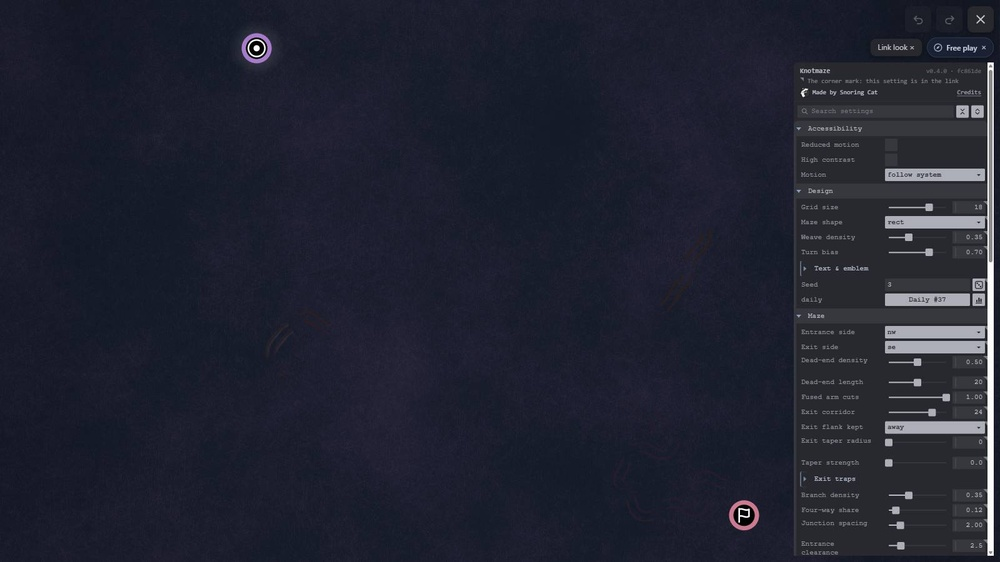
#> input picture .claude/probes/K1444/g2_50.jpg, 1000 x 562 px, shrunk from 1600 x 900 before the run
$ python specks.py ../K1444/g2_50.jpg
#> lines starting #> are read from the running program, lines starting #| are printed output that depends on the picture; after the words box and inside, x2 and y2 are one past the last pixel; in counts of white or black regions, pixels touching at a corner belong together
# K1627 s3: paper specks in a capture: islands of paper-coloured pixels (every channel > --lo, spread < --spread) that
# a square ring of non-paper pixels at radius 2..--rmax encloses (so an island fits in a (2 rmax - 1) px box), merged
# within --join px. Lists each (centre, paper px inside) and the count.
#   python specks.py <gf_b2.png> [--rmax 5] [--lo 195] [--spread 30] [--join 6] [--json out.json --maze L]
import sys, json
import numpy as np
from PIL import Image
a = sys.argv[1:]
opt = lambda n, d: a[a.index(n) + 1] if n in a else d
A = np.asarray(Image.open(a[0]).convert('RGB')).astype(int)
rmax = int(opt('--rmax', 5)); lo = int(opt('--lo', 195)); sp = int(opt('--spread', 30)); join = int(opt('--join', 6))
paper = (A.min(2) > lo) & (A.max(2) - A.min(2) < sp)
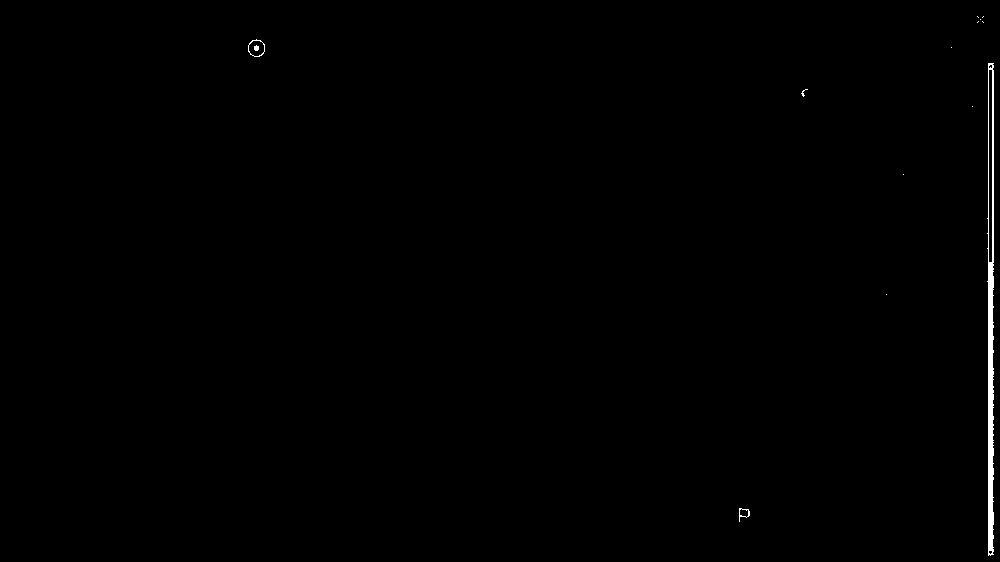
#> paper: shape (562, 1000) bool; 0.42% white; 14 white regions (10 under 20 px), largest, box (x1, y1, x2, y2) and area: (987, 63, 994, 556) 2184, (248, 39, 265, 57) 58, (739, 508, 750, 522) 47, (254, 45, 259, 51) 24
H, W = paper.shape
#> H = 562; W = 1000
P = np.pad(paper, rmax + 1, constant_values=True)
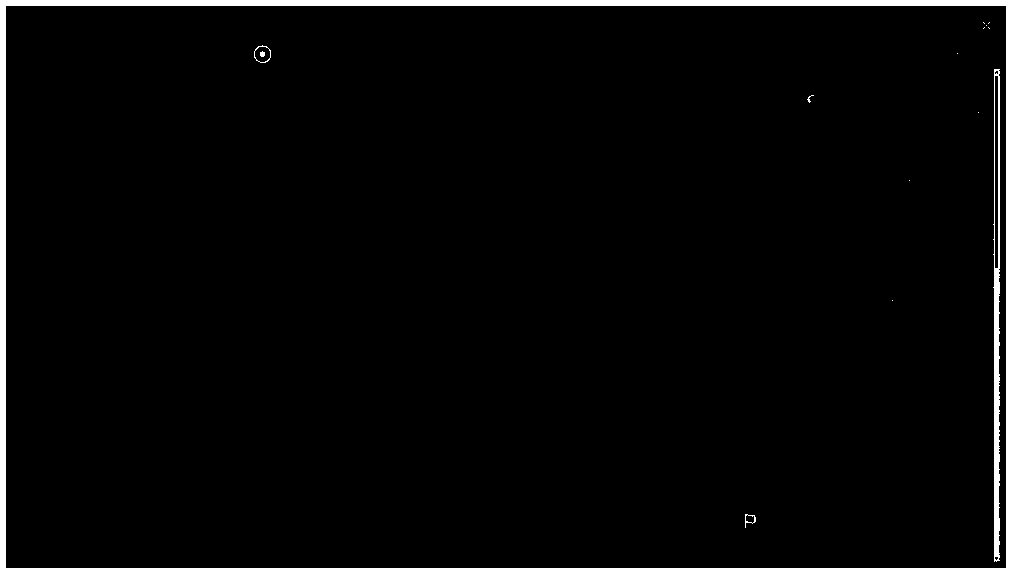
#> P: shape (574, 1012) bool; 3.7% white; 15 white regions (10 under 20 px), largest, box (x1, y1, x2, y2) and area: (0, 0, 1012, 574) 18888, (993, 69, 1000, 562) 2184, (254, 45, 271, 63) 58, (745, 514, 756, 528) 47, (260, 51, 265, 57) 24
def sh(dy, dx): return P[rmax + 1 + dy: rmax + 1 + dy + H, rmax + 1 + dx: rmax + 1 + dx + W]
hit = np.zeros_like(paper)
for r in range(2, rmax + 1):
    ring = np.zeros_like(paper)
    for t in range(-r, r + 1):
        ring |= sh(-r, t) | sh(r, t) | sh(t, -r) | sh(t, r)
    hit |= paper & ~ring
#> this loop made 4 passes
#> pass 1, `hit |= paper & ~ring`:
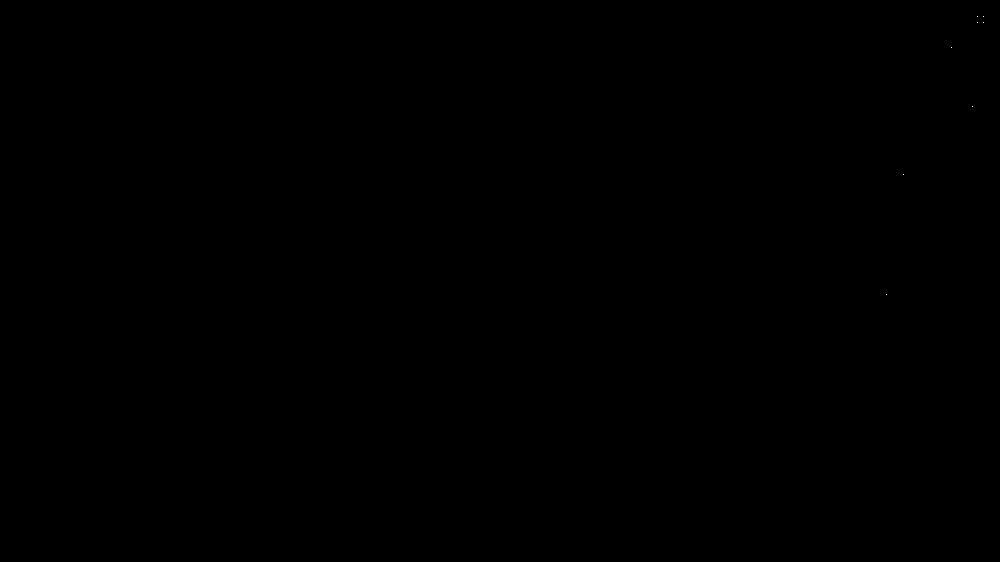
#> hit: shape (562, 1000) bool; 0% white in thin lines or dots, all inside (x1, y1, x2, y2) = (886, 16, 984, 295)
#> after the loop: hit: shape (562, 1000) bool; 0% white in thin lines or dots, all inside (x1, y1, x2, y2) = (255, 16, 984, 295)
#> after the loop:
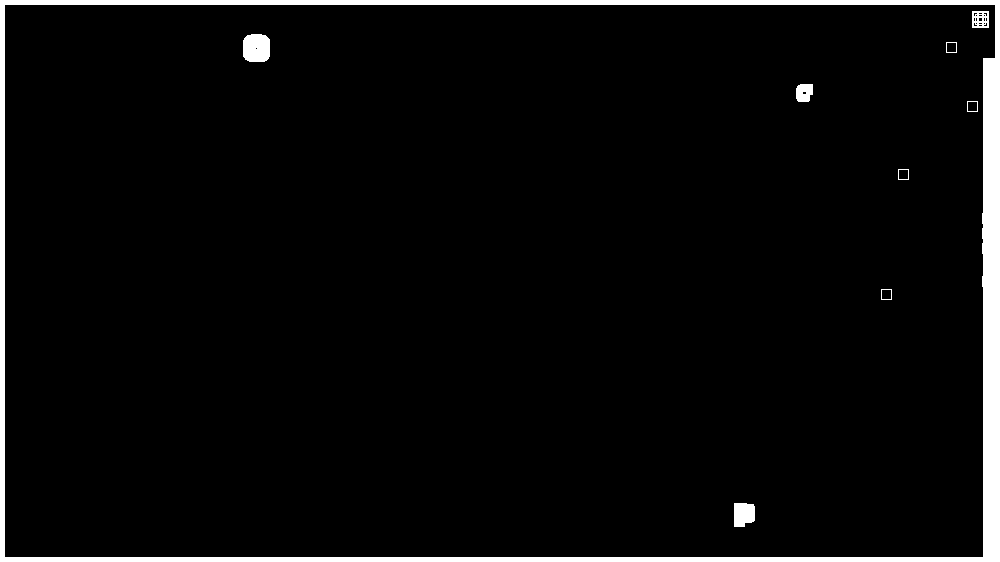
#> ring: shape (562, 1000) bool; 4.2% white; 9 white regions, largest, box (x1, y1, x2, y2) and area: (0, 0, 1000, 562) 21552, (243, 34, 270, 62) 691, (734, 503, 755, 527) 450
ys, xs = np.nonzero(hit)
#> ys = 20 values from 16 to 294; xs = 20 values, max 983 at index 1, min 255 at index 9, mean 743.5
pts = sorted(zip(xs.tolist(), ys.tolist()))
#> pts = [(255, 47), (255, 48), (256, 47), (256, 48), (257, 47), (257, 48), (803, 93), (886, 294), (903, 174), (951, 47), (972, 106), (977, 16), (977, 22), (978, 17), (978, 21), (980, 19), (982, 17), (982, 21), (983, 16), (983, 22)]
groups = []
for x, y in pts:
    for g in groups:
        if abs(g[0] - x) <= join and abs(g[1] - y) <= join and x <= g[2] + join:
            g[3].append((x, y)); g[2] = max(g[2], x); break
    else:
        groups.append([x, y, x, [(x, y)]])
#> this loop made 20 passes
#> after the loop, g = [977, 16, 983, [(977, 16), (977, 22), (978, 17), (978, 21), (980, 19), (982, 17), (982, 21), (983, 16), (983, 22)]]; groups = 7 items
out = []
for g in groups:
    q = np.array(g[3]); x0, y0 = q.min(0) - 1; x1, y1 = q.max(0) + 1
    out.append({'m': opt('--maze', ''), 'x': int(round(q[:, 0].mean())), 'y': int(round(q[:, 1].mean())),
                'px': int(paper[y0:y1 + 1, x0:x1 + 1].sum())})
#> this loop made 7 passes
#> (g, x0, y0, x1, y1) on passes 2 to 6: ([803, 93, 803, [(803, 93)]], 802, 92, 804, 94), ([886, 294, 886, [(886, 294)]], 885, 293, 887, 295), ([903, 174, 903, [(903, 174)]], 902, 173, 904, 175), ([951, 47, 951, [(951, 47)]], 950, 46, 952, 48), ([972, 106, 972, [(972, 106)]], 971, 105, 973, 107)
#> (x0, y0, x1, y1) on passes 1, 7: (254, 46, 258, 49), (976, 15, 984, 23)
#> after the loop, out = 7 items
for o in out: print(f"  {o['m']} ({o['x']:4d},{o['y']:4d}) px {o['px']}")
#> this loop made 7 passes
#> o on passes 1 to 7: {'m': '', 'x': 256, 'y': 48, 'px': 20}, {'m': '', 'x': 803, 'y': 93, 'px': 5}, {'m': '', 'x': 886, 'y': 294, 'px': 1}, {'m': '', 'x': 903, 'y': 174, 'px': 1}, {'m': '', 'x': 951, 'y': 47, 'px': 1}, {'m': '', 'x': 972, 'y': 106, 'px': 1}, {'m': '', 'x': 980, 'y': 19, 'px': 9}
#|    ( 256,  48) px 20
#|    ( 803,  93) px 5
#|    ( 886, 294) px 1
#|    ( 903, 174) px 1
#|    ( 951,  47) px 1
#|    ( 972, 106) px 1
#|    ( 980,  19) px 9
print('specks', len(out), 'pixels', sum(o['px'] for o in out))
#| specks 7 pixels 38
if '--json' in a: json.dump(out, open(opt('--json', ''), 'w'))

$ run again, on .claude/probes/K1444/live_fill_A.png
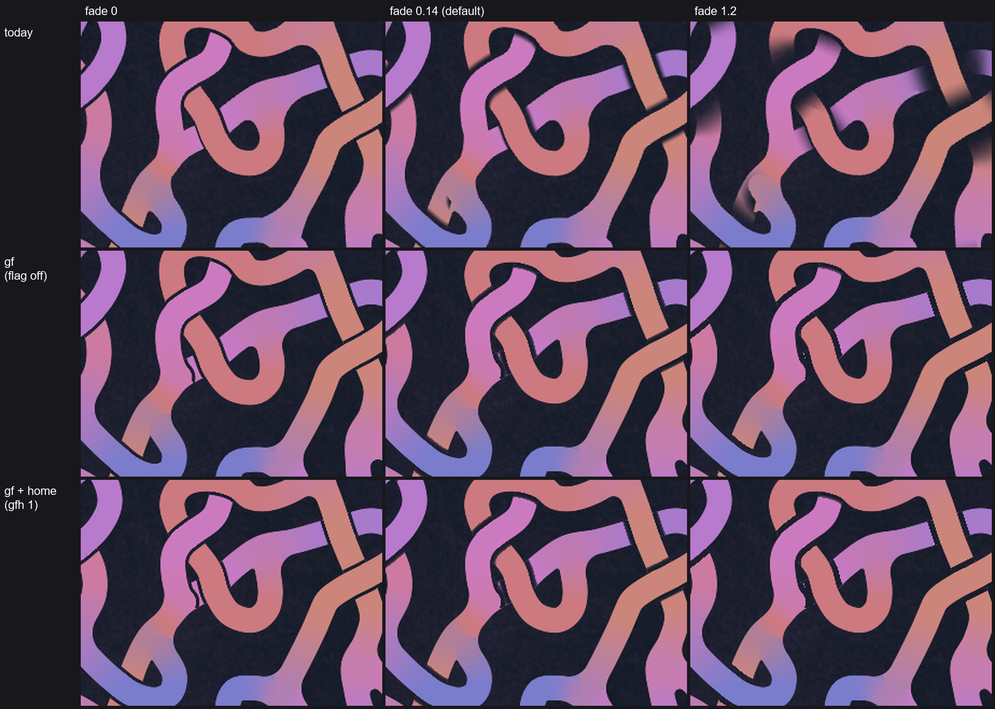
#> input picture .claude/probes/K1444/live_fill_A.png, 995 x 709 px, shrunk from 1848 x 1318 before the run
#> paper: shape (709, 995) bool; 0.07% white in thin lines or dots, all inside (x1, y1, x2, y2) = (5, 7, 736, 510)
#> `P = np.pad(paper, rmax + 1, constant_values=True)`:
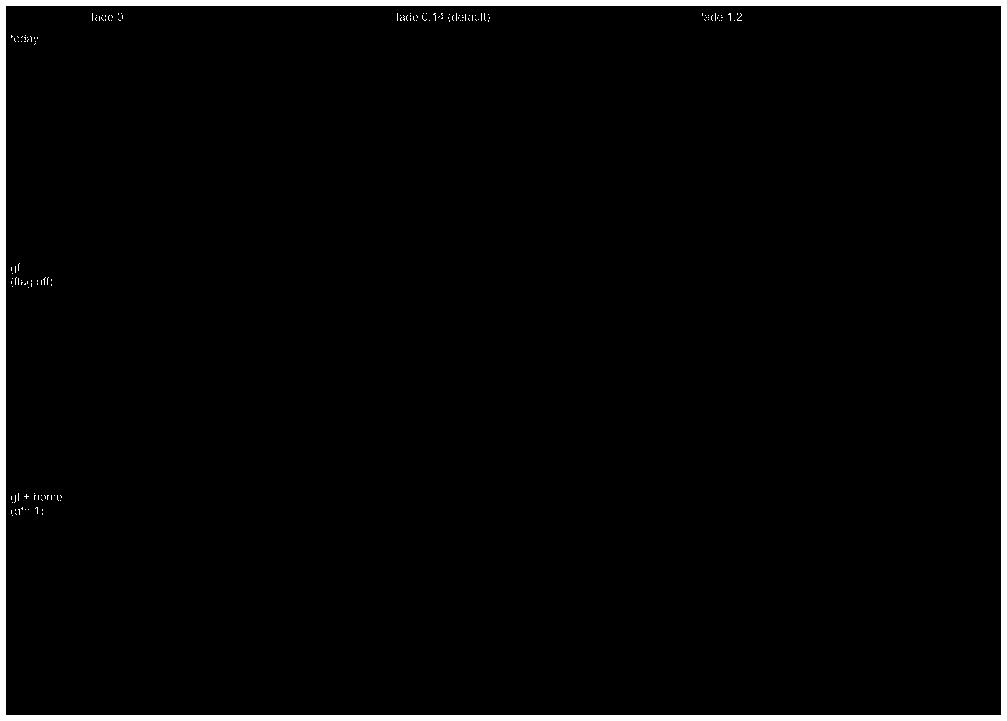
#> P: shape (721, 1007) bool; 2.9% white; 144 white regions (143 under 20 px), largest, box (x1, y1, x2, y2) and area: (0, 0, 1007, 721) 20592
#> after the loop `for r in range(2, rmax + 1):`:
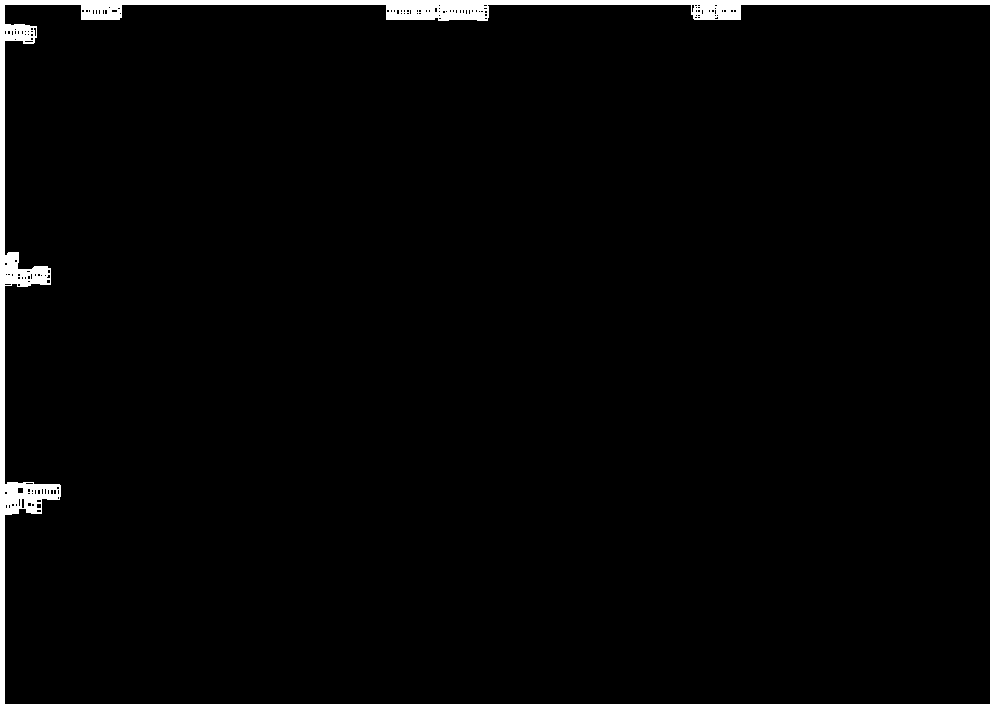
#> ring: shape (709, 995) bool; 3.2% white; 1 white region, box (x1, y1, x2, y2) and area: (0, 0, 995, 709) 22302
#> ys = 180 values from 7 to 508; xs = 180 values, max 734 at index 29, min 5 at index 76, mean 188.3
#> pts = 180 pairs, first value 5 to 734, second value 7 to 508
#> the loop `for x, y in pts:` made 180 passes
#> (x, y) on passes 1 to 3: (5, 30), (5, 31), (5, 262)
#> after the loop `for x, y in pts:`: g = [731, 7, 734, [(731, 7), (731, 8), (734, 10)]]; groups = 43 items
#> the loop `for g in groups:` made 43 passes
#> (x0, y0, x1, y1) on passes 1, 2, 3, 4, 7: (4, 29, 12, 34), (4, 261, 7, 268), (4, 271, 10, 281), (4, 490, 6, 494), (11, 273, 19, 279)
#> the loop `for o in out: print(f"  {o['m']} ({o['x']:4d},{o['y']:4d}) px {o['px']..` made 43 passes
#> o on passes 1 to 8: {'m': '', 'x': 7, 'y': 31, 'px': 9}, {'m': '', 'x': 5, 'y': 264, 'px': 5}, {'m': '', 'x': 6, 'y': 276, 'px': 13}, {'m': '', 'x': 5, 'y': 492, 'px': 4}, {'m': '', 'x': 8, 'y': 505, 'px': 9}, {'m': '', 'x': 14, 'y': 33, 'px': 12}, {'m': '', 'x': 14, 'y': 276, 'px': 14}, {'m': '', 'x': 15, 'y': 504, 'px': 10}
#> (printed output is left out)
#| specks 43 pixels 380
